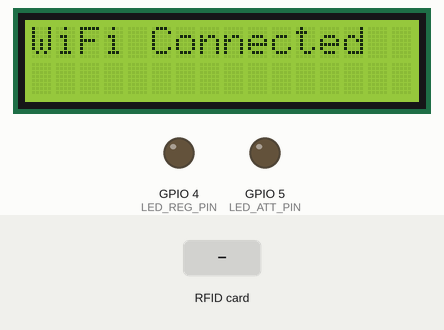
Recording of a sketch running on a simulated ESP32. Shown: 16×2 character LCD, output pins drawn as LEDs (lit = HIGH). The test bench sets the inputs (shaded band). WiFi joins after 1.5 s; servers stay silent unless stated; uploads are accepted with an empty reply; what the sketch prints to the serial monitor is not drawn.

Above: at 1.8 s.
At 3.9 s:
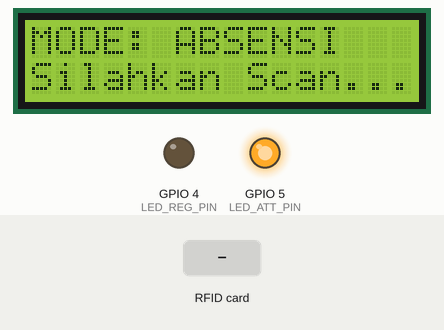
4.0 s: RFID card 5E 7A 19 C4 held to the reader
At 4.18 s:
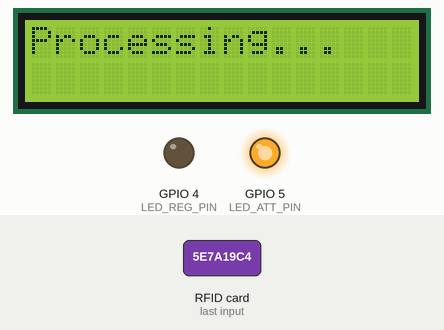
At 4.9 s:
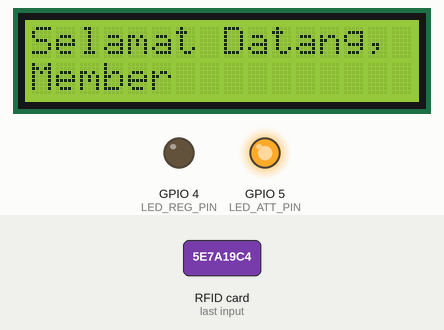
Timing chart, 0 to 7.0 s (numbered marks = the images above; inputs shaded):
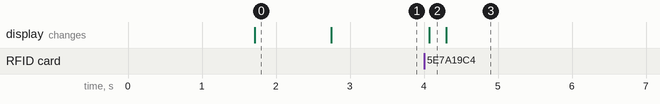

Measured:
- after the input at 4.0 s, the display: changes after 0.07 s (image 2)
- what the display in image 0 shows lasts 1.0 s, from 1.7 s to 2.7 s

The sketch:

absen_regist_aslab.ino
```cpp
#include <WiFi.h>
#include <WiFiClient.h>
#include <HTTPClient.h>
#include <SPI.h>
#include <MFRC522.h>
#include <freertos/FreeRTOS.h>
#include <freertos/task.h>
#include <freertos/queue.h>
#include <Wire.h>
#include <LiquidCrystal_I2C.h>

// ==========================================
// KONFIGURASI LCD & PIN I2C (SDA=25, SCL=26)
// ==========================================
#define I2C_SDA 25
#define I2C_SCL 26
LiquidCrystal_I2C lcd(0x27, 16, 2);

// ==========================================
// KONFIGURASI WIFI & SERVER
// ==========================================
const char *ssid = "Asisten Laboratorium";
const char *password = "2025Labkomp:3";

// API Endpoints
String registrationEndpoint = "http://36.50.94.112:8081/api/rfid/scan-for-registration";
String attendanceEndpoint = "http://36.50.94.112:8081/api/rfid/scan";
String commandEndpoint = "http://36.50.94.112:8081/api/rfid/get-mode-command";

// ==========================================
// KONFIGURASI RFID
// ==========================================
#define RST_PIN 22
#define SS_PIN 21
#define MODE_BUTTON_PIN 2
#define LED_REG_PIN 4
#define LED_ATT_PIN 5

MFRC522 mfrc522(SS_PIN, RST_PIN);

// System Variables
enum SystemMode {
  MODE_REGISTRATION,
  MODE_ATTENDANCE
};

SystemMode currentMode = MODE_ATTENDANCE;
QueueHandle_t rfidQueue;
SemaphoreHandle_t wifiMutex;

// Variabel Komunikasi Display
volatile bool showSuccessPopup = false;
String userNameToDisplay = "";
String userStatusToDisplay = ""; // "IN" atau "OUT"

struct RFIDData {
  String uid;
  SystemMode mode;
};

// Task Handles
TaskHandle_t rfidTaskHandle;
TaskHandle_t networkTaskHandle;
TaskHandle_t displayTaskHandle;
TaskHandle_t commandTaskHandle;

// Helper: Ambil Nama Depan Saja
String getFirstName(String fullName) {
  int spaceIndex = fullName.indexOf(' ');
  if (spaceIndex == -1) return fullName;
  return fullName.substring(0, spaceIndex);
}

void setup() {
  Serial.begin(115200);

  // Init I2C LCD Pin 25 & 26
  Wire.begin(I2C_SDA, I2C_SCL);
  lcd.init();
  lcd.backlight();

  lcd.setCursor(0, 0);
  lcd.print("System Booting..");

  pinMode(LED_REG_PIN, OUTPUT);
  pinMode(LED_ATT_PIN, OUTPUT);

  // Init SPI & RFID
  SPI.begin(18, 19, 23, 21);
  mfrc522.PCD_Init();

  if (mfrc522.PCD_PerformSelfTest()) {
    Serial.println("RFID OK");
  }
  mfrc522.PCD_Init();

  rfidQueue = xQueueCreate(10, sizeof(RFIDData));
  wifiMutex = xSemaphoreCreateMutex();

  connectWiFi();

  // Create Tasks
  xTaskCreatePinnedToCore(rfidScanTask, "RFID", 4096, NULL, 2, &rfidTaskHandle, 1);
  xTaskCreatePinnedToCore(networkTask, "Network", 8192, NULL, 1, &networkTaskHandle, 0);
  xTaskCreatePinnedToCore(displayTask, "Display", 4096, NULL, 1, &displayTaskHandle, 1);
  xTaskCreatePinnedToCore(commandTask, "Command", 4096, NULL, 1, &commandTaskHandle, 0);

  updateModeIndicators();
}

void loop() { delay(100); }

void connectWiFi() {
  lcd.clear();
  lcd.print("Connecting WiFi");
  WiFi.mode(WIFI_STA);
  WiFi.begin(ssid, password);
  unsigned long start = millis();
  while (WiFi.status() != WL_CONNECTED && millis() - start < 10000) {
    delay(500);
  }
  lcd.clear();
  if (WiFi.status() == WL_CONNECTED) lcd.print("WiFi Connected");
  else lcd.print("WiFi Failed");
  delay(1000);
}

void updateModeIndicators() {
  if (currentMode == MODE_REGISTRATION) {
    digitalWrite(LED_REG_PIN, HIGH);
    digitalWrite(LED_ATT_PIN, LOW);
  } else {
    digitalWrite(LED_REG_PIN, LOW);
    digitalWrite(LED_ATT_PIN, HIGH);
  }
}

// ==========================================
// TASK: RFID SCAN
// ==========================================
void rfidScanTask(void *pvParameters) {
  RFIDData rfidData;
  while (true) {
    if (mfrc522.PICC_IsNewCardPresent() && mfrc522.PICC_ReadCardSerial()) {
      String uid = "";
      for (byte i = 0; i < mfrc522.uid.size; i++) {
        if (mfrc522.uid.uidByte[i] < 0x10) uid += "0";
        uid += String(mfrc522.uid.uidByte[i], HEX);
      }
      uid.toUpperCase();

      rfidData.uid = uid;
      rfidData.mode = currentMode;

      // Feedback visual instan
      if (!showSuccessPopup) {
        lcd.clear();
        lcd.setCursor(0,0);
        lcd.print("Processing...");
      }

      xQueueSend(rfidQueue, &rfidData, pdMS_TO_TICKS(100));

      mfrc522.PICC_HaltA();
      mfrc522.PCD_StopCrypto1();
      vTaskDelay(pdMS_TO_TICKS(1500));
    }
    vTaskDelay(pdMS_TO_TICKS(50));
  }
}

// ==========================================
// TASK: NETWORK HANDLER (PARSING JSON DISINI)
// ==========================================
void networkTask(void *pvParameters) {
  RFIDData receivedData;
  while (true) {
    if (xQueueReceive(rfidQueue, &receivedData, pdMS_TO_TICKS(1000)) == pdPASS) {
      if (xSemaphoreTake(wifiMutex, pdMS_TO_TICKS(5000)) == pdPASS) {
        if (WiFi.status() == WL_CONNECTED) {

          String endpoint = (receivedData.mode == MODE_REGISTRATION) ? registrationEndpoint : attendanceEndpoint;

          WiFiClient client;
          HTTPClient http;
          http.setTimeout(8000);
          http.begin(client, endpoint);
          http.addHeader("Content-Type", "application/json");

          String jsonData = "{\"rfid_code\":\"" + receivedData.uid + "\"}";

          int httpCode = http.POST(jsonData);
          String payload = http.getString();
          Serial.println("Response: " + payload);

          if (httpCode == 200) {
            if (receivedData.mode == MODE_REGISTRATION) {
               Serial.println("Registrasi terkirim");
            } else {
               // ==========================================================
               // LOGIKA PARSING JSON MANUAL DARI RESPONSE SERVER
               // JSON: {"data": {"user": {"name": "Alif..."}, "attendance": {"type": "check_in"}}}
               // ==========================================================

               // 1. CARI TIPE ABSEN (check_in atau check_out)
               // Kita cari string: "type":"check_in"
               if (payload.indexOf("\"type\":\"check_in\"") != -1) {
                 userStatusToDisplay = "IN";
               }
               else if (payload.indexOf("\"type\":\"check_out\"") != -1) {
                 userStatusToDisplay = "OUT";
               }
               else {
                 // Default fallback jika format berubah
                 userStatusToDisplay = "IN";
               }

               // 2. CARI NAMA USER
               // Kita cari string: "name":"
               int nameIndex = payload.indexOf("\"name\":\"");
               if (nameIndex != -1) {
                  // Geser index 8 karakter (panjang dari "name":")
                  int startIdx = nameIndex + 8;
                  // Cari tanda kutip penutup setelah nama
                  int endIdx = payload.indexOf("\"", startIdx);

                  // Ambil string nama lengkap
                  String fullName = payload.substring(startIdx, endIdx);

                  // Ambil nama depan saja untuk LCD
                  userNameToDisplay = getFirstName(fullName);
               } else {
                  userNameToDisplay = "Member";
               }

               // Trigger LCD untuk menampilkan hasil parsing
               showSuccessPopup = true;
            }
          }
          http.end();
        }
        xSemaphoreGive(wifiMutex);
      }
    }
    vTaskDelay(pdMS_TO_TICKS(50));
  }
}

// ==========================================
// TASK: DISPLAY STATUS
// ==========================================
void displayTask(void *pvParameters) {
  unsigned long lcdRefreshTimer = 0;

  while (true) {
    // ----------------------------------------
    // KONDISI 1: TAMPILKAN POPUP HASIL ABSEN
    // ----------------------------------------
    if (showSuccessPopup) {
      lcd.clear();

      // Tentukan ucapan berdasarkan parsing JSON tadi
      lcd.setCursor(0, 0);
      if (userStatusToDisplay == "IN") {
        lcd.print("Selamat Datang,");
      } else {
        lcd.print("Sampai Jumpa,");
      }

      // Tampilkan Nama Depan
      lcd.setCursor(0, 1);
      lcd.print(userNameToDisplay);

      // Tahan tampilan selama 3 detik
      vTaskDelay(pdMS_TO_TICKS(3000));

      // Reset dan kembali ke standby
      showSuccessPopup = false;
      lcd.clear();
    }

    // ----------------------------------------
    // KONDISI 2: TAMPILAN STANDBY (MODE)
    // ----------------------------------------
    else {
      if (millis() - lcdRefreshTimer > 1000) {
        lcd.setCursor(0, 0);
        if (currentMode == MODE_REGISTRATION) {
          lcd.print("MODE: REGISTRASI");
        } else {
          lcd.print("MODE: ABSENSI   ");
        }

        lcd.setCursor(0, 1);
        if (WiFi.status() == WL_CONNECTED) {
          lcd.print("Silahkan Scan...");
        } else {
          lcd.print("WiFi Putus!     ");
        }

        lcdRefreshTimer = millis();
      }
    }
    vTaskDelay(pdMS_TO_TICKS(100));
  }
}

// ==========================================
// TASK: COMMAND LISTENER
// ==========================================
void commandTask(void *pvParameters) {
  while (true) {
    if (xSemaphoreTake(wifiMutex, pdMS_TO_TICKS(3000)) == pdPASS) {
      if (WiFi.status() == WL_CONNECTED) {
        WiFiClient client;
        HTTPClient http;
        http.setTimeout(3000);
        http.begin(client, commandEndpoint);
        if (http.GET() == 200) {
          String response = http.getString();
          if (response.indexOf("registration") > -1) {
             currentMode = MODE_REGISTRATION;
          } else {
             currentMode = MODE_ATTENDANCE;
          }
          updateModeIndicators();
        }
        http.end();
      }
      xSemaphoreGive(wifiMutex);
    }
    vTaskDelay(pdMS_TO_TICKS(3000));
  }
}
```
